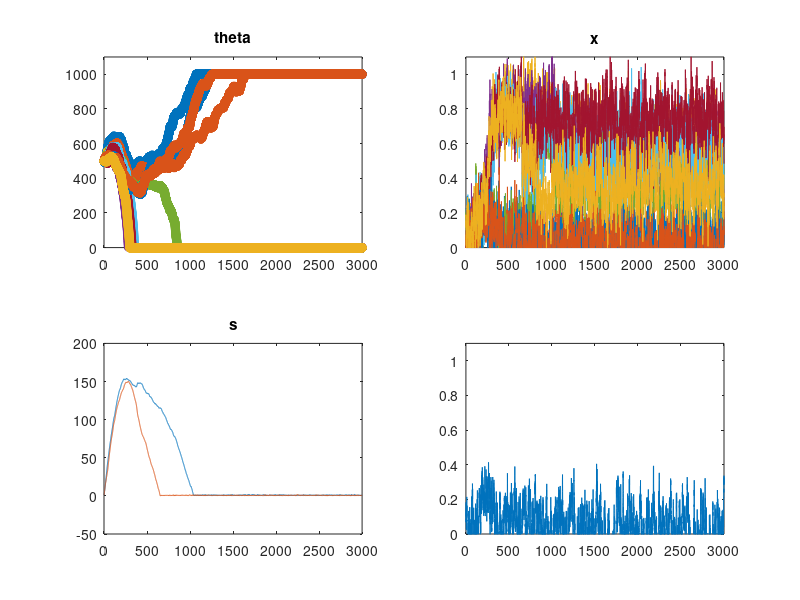

MATLAB code to generate this figure:

%---------------------------------
% Initialization of the variables
function main
    global M N phi zeta theta_min theta_max delta alpha p sigma

    N = 5; %Number of bees
    M = 2; %Number of tasks

    theta = ones(N,M)*500;
    x = ones(N,M)*0.1;
    s = ones(1,M);

    initial_condition = [reshape(theta, N*M,1); reshape(x, N*M,1);reshape(s,M,1)]; %intial condition for the ode_solver
    
    alpha = 3;
    delta = 1;
    p=0.2;
    zeta=10;
    phi=1;
    sigma=0.1;
    dt=1;
    
    theta_min=1;
    theta_max=1000;
    
    %[T,Y]=ode45(@ode_function, [0 3000], initial_condition);
    [T,Y]=euler_method(@ode_function, [0 3000], initial_condition,0.5);
    

    %plot(T,Y(:,1:M*N),'-o')
    %plot(T,Y(:,13),'-r')
    subplot(2,2,1)
    plot(T,Y(1:M*N,:),'-o')
    axis([0 3000 0 1100])
    title('theta')
    
    subplot(2,2,2)
    plot(T,Y(M*N+1:M*N*2,:),'-')
    axis([0 3000 0 1.1])
    title('x')
    
    subplot(2,2,3)
    plot(T,Y(M*N*2+1:M*N*2+M,:),'-')
    title('s')
    
    %plot(T,Y(M*N+1,:),'-')
    %axis([0 3000 0 1.1])
    subplot(2,2,4)
    plot(T,Y(M*N+2,:),'-')
    axis([0 3000 0 1.1])
    

end


function dy = ode_function(t,y)
    global M N phi zeta theta_min theta_max delta alpha p sigma
    dy = zeros(2*N*M+M,1);
    
    %theta matrix
    for j=1:M
        for i=1:N
            factor = 0;
            y((j-1)*N + i, 1);
            if (y((j-1)*N + i, 1) > theta_min) && (y((j-1)*N + i, 1)<theta_max)
                factor = 1;
            end 
            
            dy((j-1)*N + i, 1) = [(1 - y((j-1)*N + i +N*M, 1))*phi- y((j-1)*N + i +N*M, 1)*zeta]*factor;
            %xij: dy((i-1)*N + j +N*M, 1)  
        end
    end
    
    %x matrix
    for j=1:M
        for i=1:N
            sum = 0;
            for w=1:M
                sum = sum+y(M*N+(w-1)*N + i);
            end
            %gaussian_sp = 0;
            %here is a attempt to get the gaussian centerd process
            %unfortunately the gaussian random number generator seems to be
            %way to slow!!!
            %%%gaussian_sp = normrnd(0,sigma);
            gaussian_sp = sigma*randn;
            
            dy(M*N+(j-1)*N + i, 1) = [y(M*N*2+j)^2/(y(M*N*2+j)^2+y((j-1)*N + i)^2)]*[1-sum]-p*y(M*N+(j-1)*N + i, 1)+gaussian_sp;
        end
    end 
  
    %s matrix
    for j=1:M
        %it makes no sense to have a negative value for the stiumuli
        sum=0;
        for i=1:N
            %it makes no sense to have a negative value for the stiumuli
            sum = sum + alpha/N*y(M*N+(j-1)*N+i);
        end
        
        if ~((y(2*M*N+j)<=0) && ((delta - sum)<0))
            dy(2*M*N+j)= dy(2*M*N+j) + delta - sum;
        end
    end
    
    
end


function [T,Y] = euler_method(fun,time, y0, h)

    T = [];
    Y = [];
    T = [T,time(1)];
    Y = [Y,y0];
    
    
    y_eul = y0;
    t_eul = time(1);
    
    n = (time(2)-time(1))/h;
    
    for j=1:n
        y_eul = y_eul + h*fun(t_eul,y_eul);
        t_eul = t_eul + h ;
        
        Y = [Y, y_eul];
        T = [T, t_eul];
    end
    

end 
